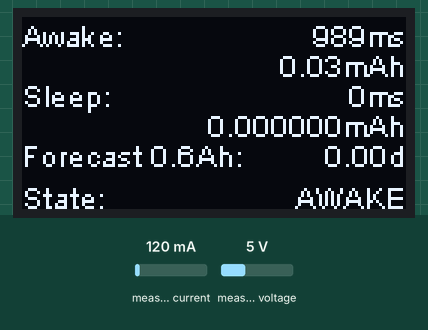
This sketch was run on a simulated ESP8266 (NodeMCU). Shown: 128×64 one-colour display. Inputs (shaded band) come from the test bench; at power-on: measured current 120 mA, measured voltage 5 V. What the sketch prints to the serial monitor is not drawn.

Above: at 1.2 s.
1.3 s: measured current set to 40 mA
At 1.9 s:
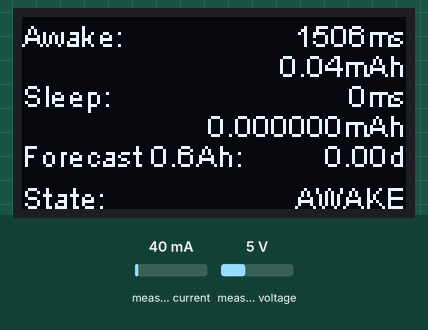
3.5 s: measured current set to 500 mA
At 4.0 s:
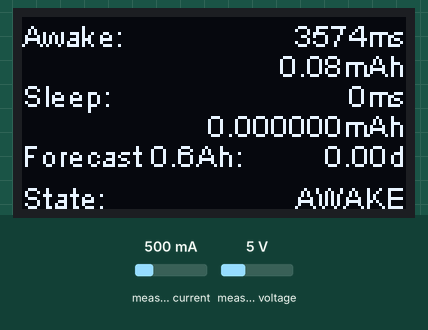
Timing chart, 0 to 6.5 s (numbered marks = the images above; inputs shaded):
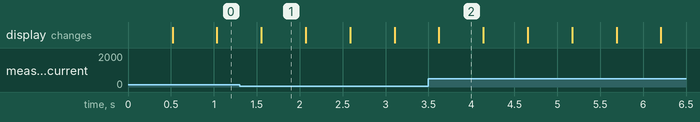

The sketch:

ESP8266PowerMonitor.ino
```cpp
// (licence header left out)
#include <Wire.h>  // Only needed for Arduino 1.6.5 and earlier
#include <SSD1306.h> // alias for `#include "SSD1306Wire.h"`
#include "Adafruit_INA219.h"

/** Config **/
// If a current in mA above this value is measured the device is awake
#define AWAKE_THRESHOLD 1.0

// The battery used for forecasting the runtime in days in mAh
#define BAT_CAPACITY 600
/** End Config */


// States of the monitored device
#define STATE_NA 0
#define STATE_SLEEPING 1
#define STATE_AWAKE 2

// initial state
int deviceState = STATE_NA;

// Create OLED and INA219 globals.
SSD1306  display(0x3c, D5, D6);
Adafruit_INA219 ina219;

uint32_t lastUpdateMillis = 0;
uint32_t lastScreenUpdateMillis = 0;
uint32_t totalMeasuredMillis = 0;
uint32_t awakeStartMillis = 0;
uint32_t sleepStartMillis = 0;
uint32_t totalAwakeMillis = 0;
uint32_t totalSleepMillis = 0;
float totalAwakeMAh = 0;
float totalSleepMAh = 0;
float forecastBat = 0;

String getStateText(int state) {
  switch(state) {
    case STATE_NA:
      return "NA";
    case STATE_AWAKE:
      return "AWAKE";
    case STATE_SLEEPING:
      return "SLEEP";
  }
  return "?";
}

void setup()   {
  Serial.begin(115200);

  Serial.println("Setting up display...");
  // Setup the OLED display.
  display.init();

  deviceState = STATE_NA;

  // Clear the display.
  display.clear();
  display.setFont(ArialMT_Plain_10);
  display.display();

  ina219.begin(D3, D4);
  // By default the INA219 will be calibrated with a range of 32V, 2A.
  // However uncomment one of the below to change the range.  A smaller
  // range can't measure as large of values but will measure with slightly
  // better precision.
  //ina219.setCalibration_32V_1A();
  ina219.setCalibration_16V_400mA();

}

void loop() {
  // Read voltage and current from INA219.
  float shuntvoltage = ina219.getShuntVoltage_mV();
  float busvoltage = ina219.getBusVoltage_V();
  float currentMA = ina219.getCurrent_mA();


  uint32_t timeSinceLastMeasurement = millis() - lastUpdateMillis;
  totalMeasuredMillis += timeSinceLastMeasurement;
  uint32_t totalSec = totalMeasuredMillis / 1000;

  if (currentMA > AWAKE_THRESHOLD) {
    if (deviceState == STATE_NA) {
      deviceState = STATE_AWAKE;
      awakeStartMillis = millis();
      totalAwakeMAh = 0;
      totalMeasuredMillis = 0;
    } else if (deviceState == STATE_SLEEPING) {
      deviceState = STATE_AWAKE;
      awakeStartMillis = millis();
      totalAwakeMAh = 0;
      totalMeasuredMillis = 0;
    } else if (deviceState == STATE_AWAKE) {
      totalAwakeMillis = millis() - awakeStartMillis;
      totalAwakeMAh = totalAwakeMAh + ((currentMA * timeSinceLastMeasurement) / (3600 * 1000));
    }
  } else if (currentMA <= AWAKE_THRESHOLD) {
    if (deviceState == STATE_NA) {
      //deviceState = STATE_SLEEPING;
    } else if (deviceState == STATE_SLEEPING) {
      totalSleepMillis = millis() - sleepStartMillis;
      totalSleepMAh = totalSleepMAh + ((currentMA * timeSinceLastMeasurement) / (3600 * 1000));
      float forecastSleepMAh = 20 * 60 * 1000 * totalSleepMAh / totalSleepMillis;
      forecastBat = (((totalAwakeMillis + 20 * 60 * 1000) / 1000) / (144 * (totalAwakeMAh + forecastSleepMAh)));
    } else if (deviceState == STATE_AWAKE) {
      deviceState = STATE_SLEEPING;
      sleepStartMillis = millis();
      totalSleepMAh = 0;
    }
  }

  lastUpdateMillis = millis();
  if (millis() - lastScreenUpdateMillis > 500) {


    Wire.begin(D5, D6);
    display.clear();
    display.setTextAlignment(TEXT_ALIGN_LEFT);
    display.drawString(0, 0, "Awake:");
    display.drawString(0, 54, "State:");
    display.drawString(0, 20, "Sleep:");
    display.drawString(0, 40, "Forecast 0.6Ah:");
    display.setTextAlignment(TEXT_ALIGN_RIGHT);
    display.drawString(128, 0, String(totalAwakeMillis) + "ms");
    display.drawString(128, 10, String(totalAwakeMAh) + "mAh");
    display.drawString(128, 20, String(totalSleepMillis) + "ms");
    display.drawString(128, 30, String(totalSleepMAh, 6) + "mAh");
    display.drawString(128, 40, String(forecastBat) + "d");
    display.drawString(128, 54, getStateText(deviceState));
    display.display();
    Wire.begin(D3, D4);
    lastScreenUpdateMillis = millis();
  }

}
```

Measured:
- what the display in image 1 shows lasts 0.5 s, from 1.6 s to 2.1 s
